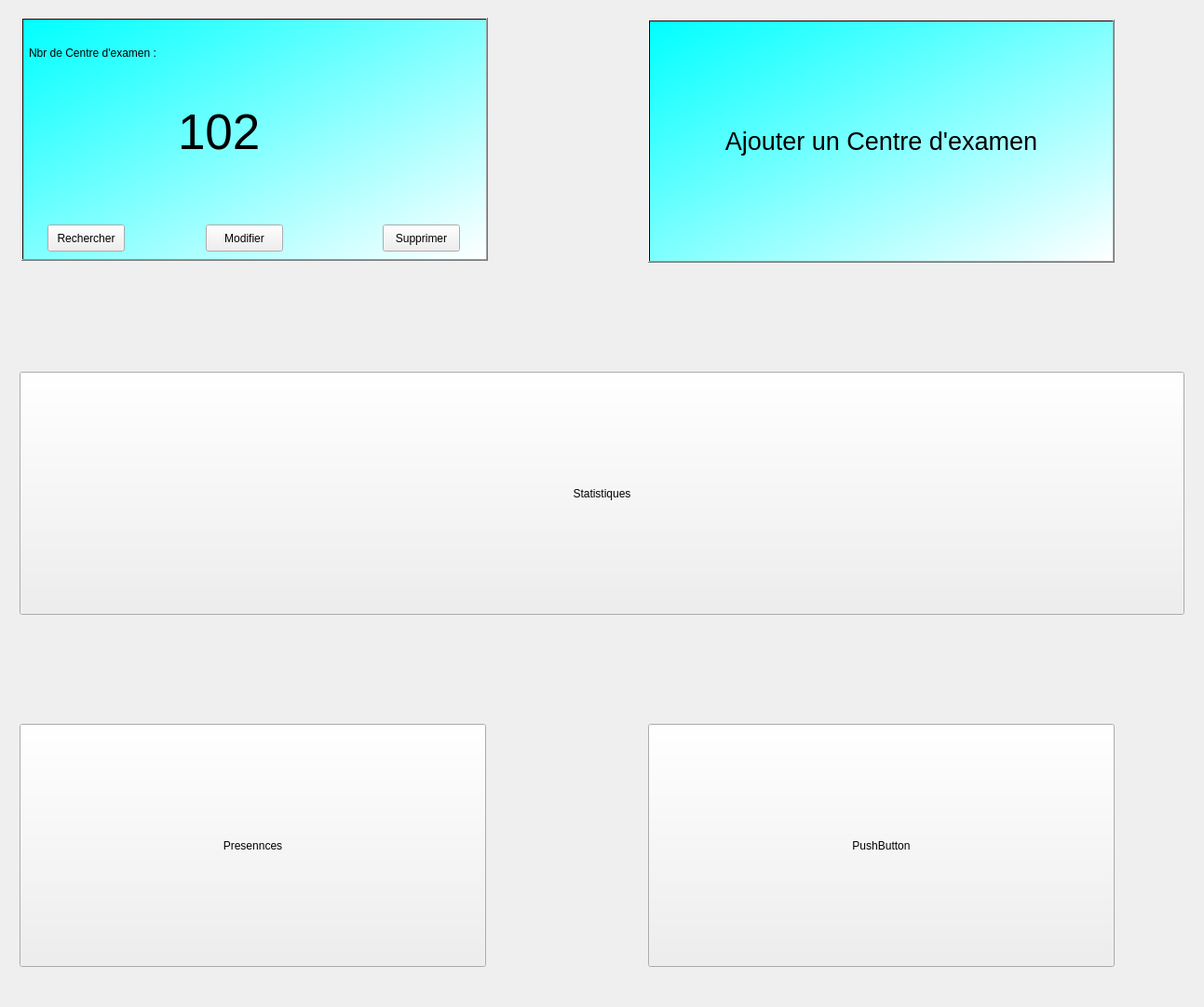
          <widget class="QWidget" name="scrollAreaWidgetContents_2">
           <property name="geometry">
            <rect>
             <x>0</x>
             <y>0</y>
             <width>1293</width>
             <height>1081</height>
            </rect>
           </property>
           <layout class="QGridLayout" name="gridLayout_3" rowminimumheight="0,0,80,0,0,80,0,0,0">
            <item row="5" column="0" colspan="2">
             <spacer name="horizontalSpacer_7">
              <property name="orientation">
               <enum>Qt::Vertical</enum>
              </property>
              <property name="sizeHint" stdset="0">
               <size>
                <width>40</width>
                <height>20</height>
               </size>
              </property>
             </spacer>
            </item>
            <item row="4" column="0" colspan="2">
             <spacer name="horizontalSpacer_8">
              <property name="orientation">
               <enum>Qt::Vertical</enum>
              </property>
              <property name="sizeHint" stdset="0">
               <size>
                <width>40</width>
                <height>20</height>
               </size>
              </property>
             </spacer>
            </item>
            <item row="6" column="1">
             <widget class="QFrame" name="frame_8">
              <property name="minimumSize">
               <size>
                <width>521</width>
                <height>281</height>
               </size>
              </property>
              <property name="maximumSize">
               <size>
                <width>521</width>
                <height>281</height>
               </size>
              </property>
              <property name="styleSheet">
               <string notr="true"/>
              </property>
              <property name="frameShape">
               <enum>QFrame::NoFrame</enum>
              </property>
              <widget class="QPushButton" name="pushButton_33">
               <property name="geometry">
                <rect>
                 <x>10</x>
                 <y>10</y>
                 <width>501</width>
                 <height>261</height>
                </rect>
               </property>
               <property name="text">
                <string>PushButton</string>
               </property>
              </widget>
             </widget>
            </item>
            <item row="3" column="0" colspan="2">
             <widget class="QFrame" name="frame_11">
              <property name="minimumSize">
               <size>
                <width>1271</width>
                <height>281</height>
               </size>
              </property>
              <property name="maximumSize">
               <size>
                <width>1271</width>
                <height>281</height>
               </size>
              </property>
              <property name="styleSheet">
               <string notr="true"/>
              </property>
              <property name="frameShape">
               <enum>QFrame::NoFrame</enum>
              </property>
              <widget class="QPushButton" name="pushButton_35">
               <property name="geometry">
                <rect>
                 <x>10</x>
                 <y>10</y>
                 <width>1251</width>
                 <height>261</height>
                </rect>
               </property>
               <property name="text">
                <string>Statistiques</string>
               </property>
              </widget>
             </widget>
            </item>
            <item row="2" column="0" colspan="2">
             <spacer name="horizontalSpacer_9">
              <property name="orientation">
               <enum>Qt::Vertical</enum>
              </property>
              <property name="sizeHint" stdset="0">
               <size>
                <width>40</width>
                <height>20</height>
               </size>
              </property>
             </spacer>
            </item>
            <item row="0" column="1">
             <widget class="QFrame" name="frame_12">
              <property name="minimumSize">
               <size>
                <width>521</width>
                <height>281</height>
               </size>
              </property>
              <property name="maximumSize">
               <size>
                <width>521</width>
                <height>281</height>
               </size>
              </property>
              <property name="styleSheet">
               <string notr="true"/>
              </property>
              <property name="frameShape">
               <enum>QFrame::NoFrame</enum>
              </property>
              <widget class="QPushButton" name="pushButton_36">
               <property name="geometry">
                <rect>
                 <x>10</x>
                 <y>10</y>
                 <width>501</width>
                 <height>261</height>
                </rect>
               </property>
               <property name="font">
                <font>
                 <pointsize>20</pointsize>
                </font>
               </property>
               <property name="styleSheet">
                <string notr="true">background-color: qlineargradient(spread:pad, x1:0, y1:0, x2:1, y2:1, stop:0 rgba(0, 255, 255, 255), stop:1 rgba(255, 255, 255, 255));</string>
               </property>
               <property name="text">
                <string>Ajouter un Centre d'examen</string>
               </property>
              </widget>
             </widget>
            </item>
            <item row="0" column="0">
             <widget class="QFrame" name="frame_13">
              <property name="minimumSize">
               <size>
                <width>521</width>
                <height>281</height>
               </size>
              </property>
              <property name="maximumSize">
               <size>
                <width>521</width>
                <height>281</height>
               </size>
              </property>
              <property name="styleSheet">
               <string notr="true"/>
              </property>
              <property name="frameShape">
               <enum>QFrame::NoFrame</enum>
              </property>
              <widget class="QPushButton" name="pushButton_37">
               <property name="geometry">
                <rect>
                 <x>12</x>
                 <y>8</y>
                 <width>501</width>
                 <height>261</height>
                </rect>
               </property>
               <property name="sizePolicy">
                <sizepolicy hsizetype="Minimum" vsizetype="Fixed">
                 <horstretch>0</horstretch>
                 <verstretch>0</verstretch>
                </sizepolicy>
               </property>
               <property name="styleSheet">
                <string notr="true">background-color: qlineargradient(spread:pad, x1:0, y1:0, x2:1, y2:1, stop:0 rgba(0, 255, 255, 255), stop:1 rgba(255, 255, 255, 255));</string>
               </property>
               <property name="text">
                <string/>
               </property>
               <property name="checkable">
                <bool>false</bool>
               </property>
               <property name="checked">
                <bool>false</bool>
               </property>
              </widget>
              <widget class="QLabel" name="label_54">
               <property name="geometry">
                <rect>
                 <x>20</x>
                 <y>20</y>
                 <width>171</width>
                 <height>51</height>
                </rect>
               </property>
               <property name="styleSheet">
                <string notr="true">QLabel {
    background-color: transparent;
}</string>
               </property>
               <property name="text">
                <string>Nbr de Centre d'examen : </string>
               </property>
              </widget>
              <widget class="QPushButton" name="pushButton_38">
               <property name="geometry">
                <rect>
                 <x>40</x>
                 <y>230</y>
                 <width>83</width>
                 <height>29</height>
                </rect>
               </property>
               <property name="text">
                <string>Rechercher</string>
               </property>
              </widget>
              <widget class="QPushButton" name="pushButton_39">
               <property name="geometry">
                <rect>
                 <x>210</x>
                 <y>230</y>
                 <width>83</width>
                 <height>29</height>
                </rect>
               </property>
               <property name="text">
                <string>Modifier</string>
               </property>
              </widget>
              <widget class="QPushButton" name="pushButton_40">
               <property name="geometry">
                <rect>
                 <x>400</x>
                 <y>230</y>
                 <width>83</width>
                 <height>29</height>
                </rect>
               </property>
               <property name="text">
                <string>Supprimer</string>
               </property>
              </widget>
              <widget class="QLabel" name="label_55">
               <property name="geometry">
                <rect>
                 <x>180</x>
                 <y>90</y>
                 <width>141</width>
                 <height>81</height>
                </rect>
               </property>
               <property name="font">
                <font>
                 <pointsize>40</pointsize>
                </font>
               </property>
               <property name="styleSheet">
                <string notr="true">QLabel {
    background-color: transparent;
}</string>
               </property>
               <property name="text">
                <string>102</string>
               </property>
              </widget>
             </widget>
            </item>
            <item row="6" column="0">
             <widget class="QFrame" name="frame_14">
              <property name="minimumSize">
               <size>
                <width>521</width>
                <height>281</height>
               </size>
              </property>
              <property name="maximumSize">
               <size>
                <width>521</width>
                <height>281</height>
               </size>
              </property>
              <property name="styleSheet">
               <string notr="true"/>
              </property>
              <property name="frameShape">
               <enum>QFrame::NoFrame</enum>
              </property>
              <widget class="QPushButton" name="pushButton_41">
               <property name="geometry">
                <rect>
                 <x>10</x>
                 <y>10</y>
                 <width>501</width>
                 <height>261</height>
                </rect>
               </property>
               <property name="text">
                <string>Presennces</string>
               </property>
              </widget>
             </widget>
            </item>
            <item row="1" column="0" colspan="2">
             <spacer name="horizontalSpacer_10">
              <property name="orientation">
               <enum>Qt::Vertical</enum>
              </property>
              <property name="sizeHint" stdset="0">
               <size>
                <width>40</width>
                <height>20</height>
               </size>
              </property>
             </spacer>
            </item>
            <item row="8" column="0" colspan="2">
             <spacer name="horizontalSpacer_11">
              <property name="orientation">
               <enum>Qt::Vertical</enum>
              </property>
              <property name="sizeHint" stdset="0">
               <size>
                <width>40</width>
                <height>20</height>
               </size>
              </property>
             </spacer>
            </item>
            <item row="7" column="0" colspan="2">
             <spacer name="horizontalSpacer_12">
              <property name="orientation">
               <enum>Qt::Vertical</enum>
              </property>
              <property name="sizeHint" stdset="0">
               <size>
                <width>40</width>
                <height>20</height>
               </size>
              </property>
             </spacer>
            </item>
           </layout>
          </widget>
